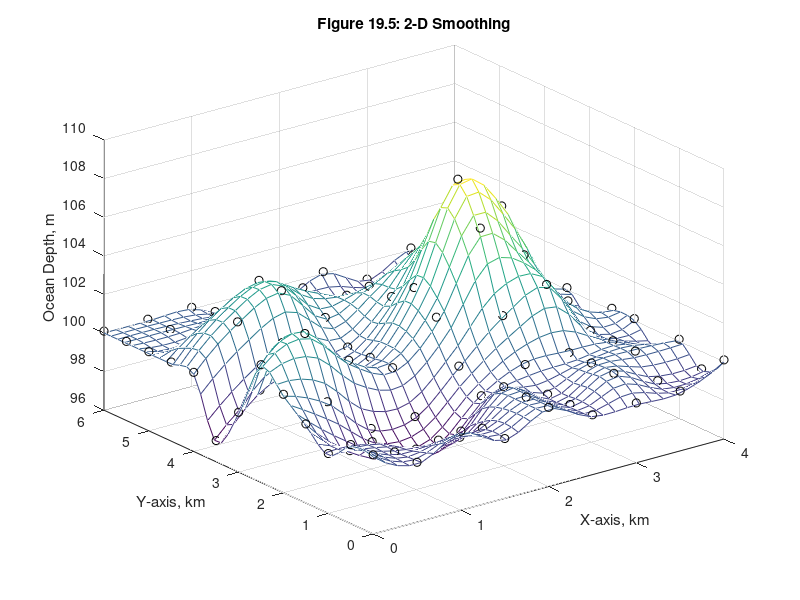

Write the MATLAB code that produced this figure.
% mm1905.m
x = 0:.5:4;  % x-axis (varies across the rows of z)
y = 0:.5:6;  % y-axis (varies down the columns of z)
z=[100    99   100    99   100    99    99    99   100
   100    99    99    99   100    99   100    99    99
    99    99    98    98   100    99   100   100   100
   100    98    97    97    99   100   100   100    99
   101   100    98    98   100   102   103   100   100
   102   103   101   100   102   106   104   101   100
    99   102   100   100   103   108   106   101    99
    97    99   100   100   102   105   103   101   100
   100   102   103   101   102   103   102   100    99
   100   102   103   102   101   101   100    99    99
   100   100   101   101   100   100   100    99    99
   100   100   100   100   100    99    99    99    99
   100   100   100    99    99   100    99   100    99];
xi = linspace(0,4,30); % finer x-axis
yi = linspace(0,6,40); % finer y-axis
[xxi,yyi] = meshgrid(xi,yi);
zzi = interp2(x,y,z,xxi,yyi,'cubic'); % interpolate
size(zzi) % zzi is the same size as xxi and yyi

mesh(xxi,yyi,zzi) % plot smoothed data
hold on
[xx,yy] = meshgrid(x,y); % grid original data
plot3(xx,yy,z+0.1,'ok') % plot original data up a bit to show nodes
hold off
xlabel('X-axis, km')
ylabel('Y-axis, km')
zlabel('Ocean Depth, m')
title('Figure 19.5: 2-D Smoothing')
